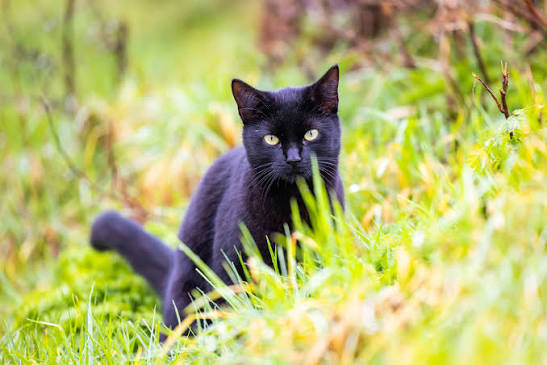
#> input picture practice_images/cats_3.jpg, 547 x 365 px, found by its file name
$ python contour_detection.py
#> lines starting #> are read from the running program, lines starting #| are printed output that depends on the picture; after the words box and inside, x2 and y2 are one past the last pixel; in counts of white or black regions, pixels touching at a corner belong together
import cv2 as cv

import numpy as np

img=cv.imread("D:\CV_practice\practice_images\cats_3.jpg")
#> img is the input picture: shape (365, 547, 3); mean B, G, R 111.5, 182.9, 180.8
blank=np.zeros(img.shape,dtype='uint8')
cv.imshow('blank',blank)

gray=cv.cvtColor(img,cv.COLOR_BGR2GRAY)
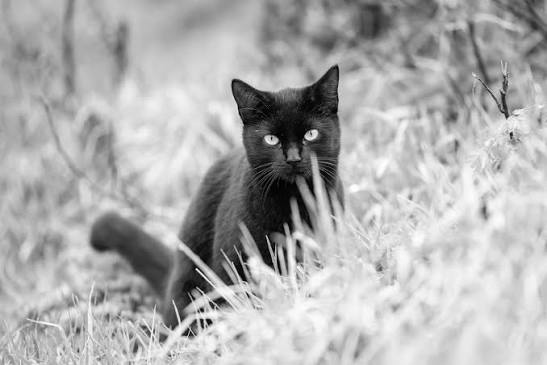
#> gray: shape (365, 547); min 0, max 255, mean 174.1
#cv.imshow('gray',gray)

blur=cv.GaussianBlur(gray,(5,5),cv.BORDER_DEFAULT)
cv.imshow('blur',blur)

canny=cv.Canny(img,125,200)
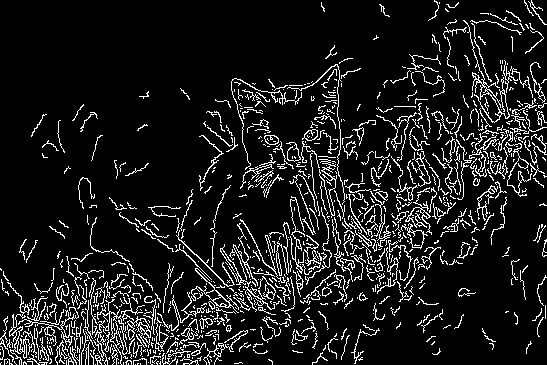
#> canny: shape (365, 547); 10.7% white in thin lines or dots
cv.imshow('edges',canny)

ret,thresh=cv.threshold(blur,125,240,cv.THRESH_BINARY) #Thresholding is basically converting the pixels to binary format i.e.,
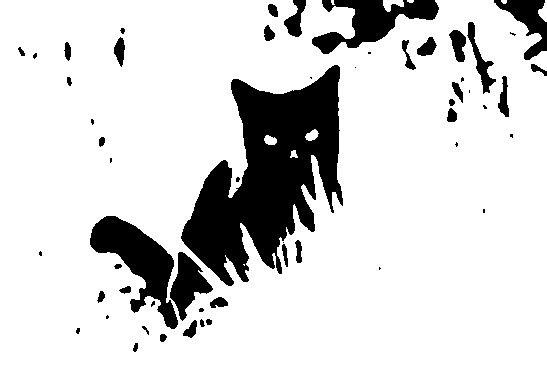
#> thresh: shape (365, 547); values 0 (black) and 240 (white), 84% white; 56 black regions (21 under 20 px)
#below thresh1=(black),above thresh2=(white)
#cv.imshow('thresholding',thresh)

contours,heirarchies=cv.findContours(canny,cv.RETR_LIST,cv.CHAIN_APPROX_SIMPLE)
#> contours = 1072 contours, 969 with area under 20; largest, box (x1, y1, x2, y2) and area: (157, 268, 239, 331) 297, (93, 299, 128, 365) 278, (127, 316, 151, 347) 238, (7, 282, 37, 365) 200, (463, 20, 510, 123) 179
print("contours = ",len(contours))
#| contours =  1072
blank_contours=cv.drawContours(blank,contours,-1,(255,0,0),1)
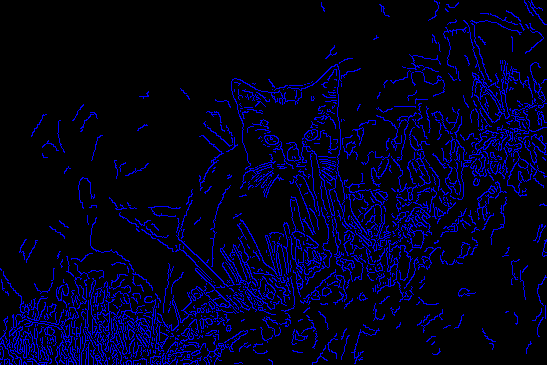
#> blank_contours: shape (365, 547, 3); mean of channels 0, 1, 2 27.4, 0, 0; drawn as B, G, R
cv.imshow('blank_contours',blank_contours)

cv.waitKey(0)

$ run again, with practice_images/cats_1.jpg copied over practice_images/cats_3.jpg
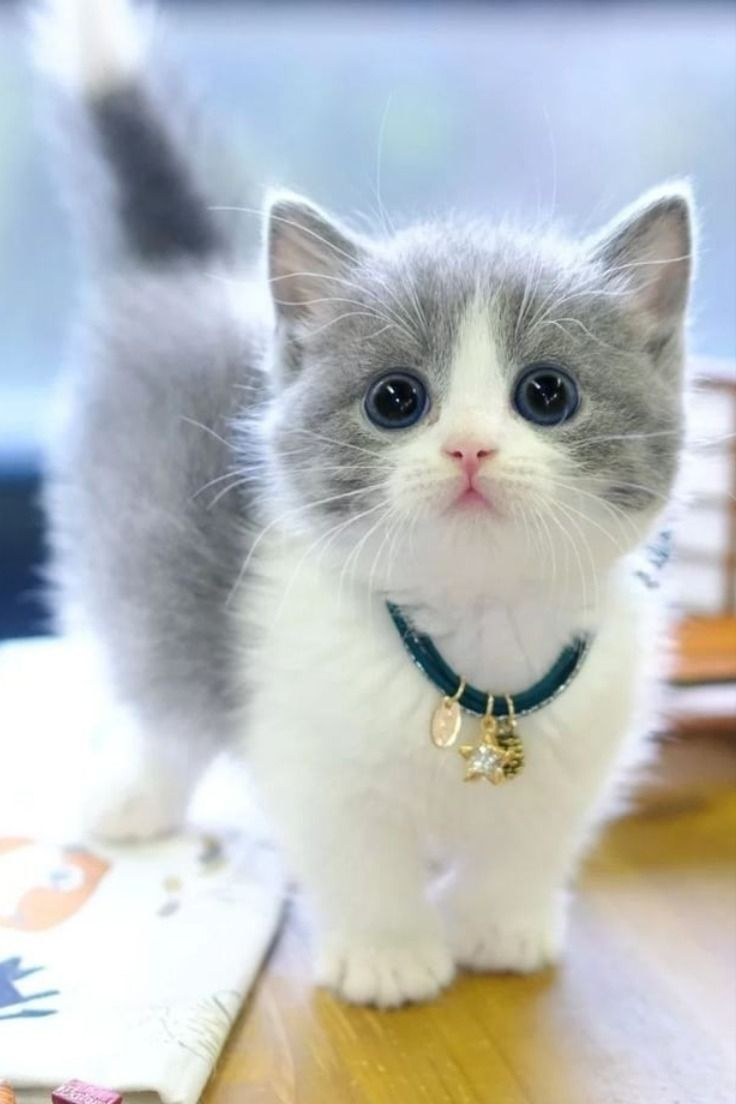
#> input picture practice_images/cats_1.jpg, 736 x 1104 px, found by its file name
#> img is the input picture: shape (1104, 736, 3); mean B, G, R 191.8, 190.6, 186.7
#> canny: shape (1104, 736); 1.1% white in thin lines or dots, all inside (x1, y1, x2, y2) = (0, 195, 736, 1104)
#> `ret,thresh=cv.threshold(blur,125,240,cv.THRESH_BINARY)`:
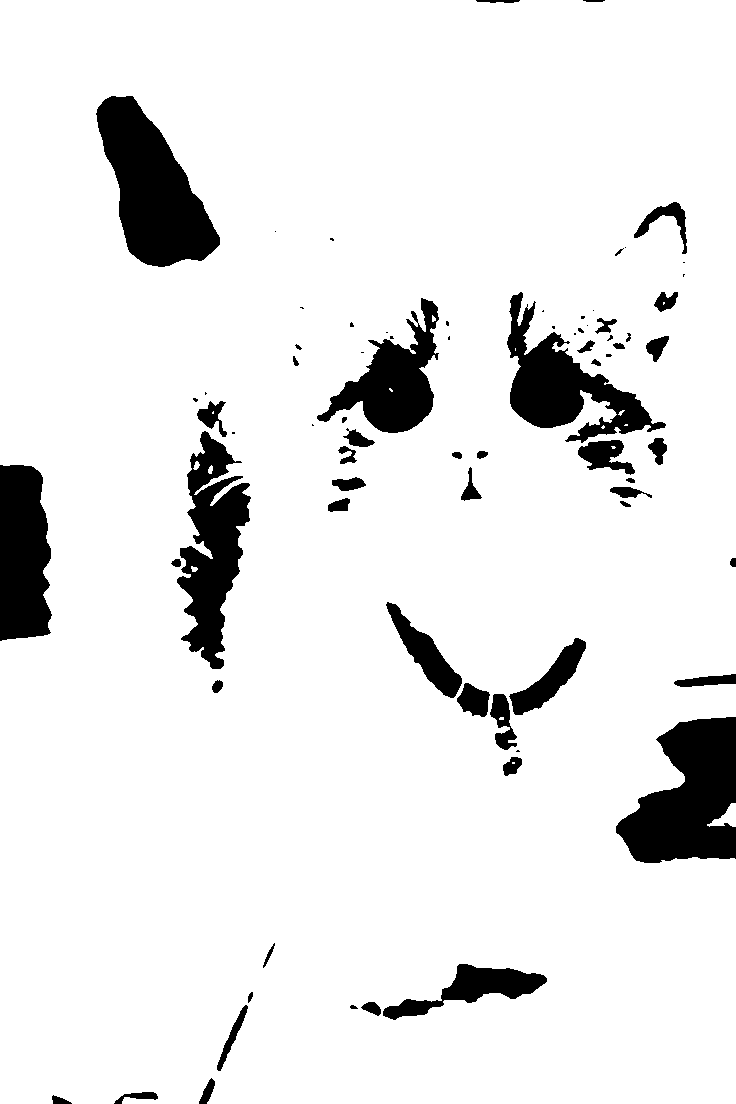
#> thresh: shape (1104, 736); values 0 (black) and 240 (white), 91% white; 77 black regions (25 under 20 px)
#> contours = 294 contours, 269 with area under 20; largest, box (x1, y1, x2, y2) and area: (509, 643, 590, 719) 122, (395, 608, 461, 701) 64, (588, 195, 683, 264) 55, (479, 745, 497, 754) 42, (495, 737, 523, 756) 40
#| contours =  294
#> `blank_contours=cv.drawContours(blank,contours,-1,(255,0,0),1)`:
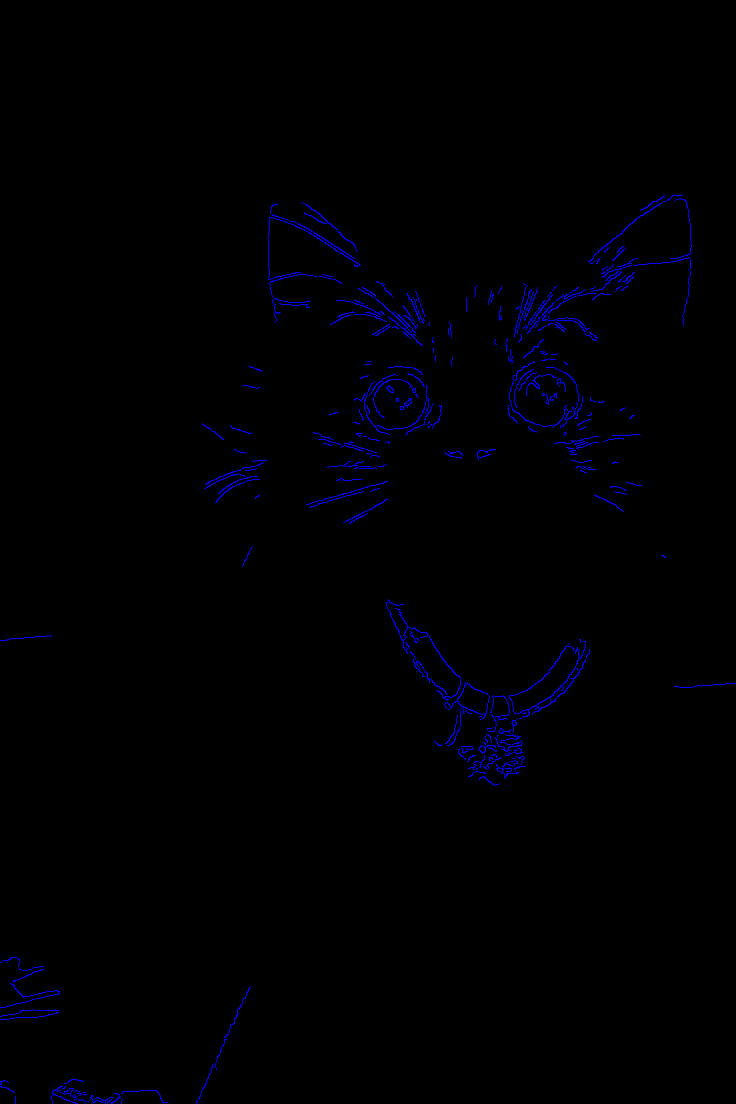
#> blank_contours: shape (1104, 736, 3); mean of channels 0, 1, 2 2.7, 0, 0; drawn as B, G, R

$ run again, with practice_images/cats_and_dogs.jpg copied over practice_images/cats_3.jpg
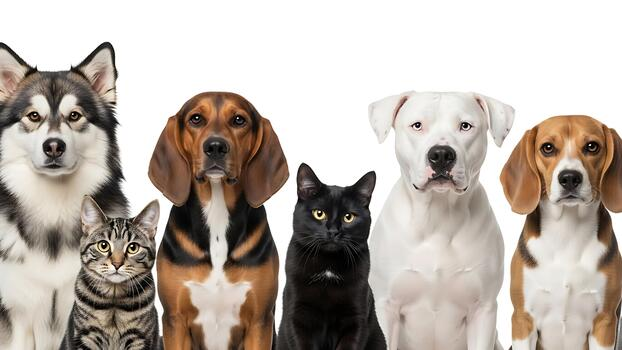
#> input picture practice_images/cats_and_dogs.jpg, 622 x 350 px, found by its file name
#> img is the input picture: shape (350, 622, 3); mean B, G, R 168.3, 176.5, 185.9
#> canny: shape (350, 622); 7.6% white in thin lines or dots, all inside (x1, y1, x2, y2) = (0, 41, 622, 350)
#> `ret,thresh=cv.threshold(blur,125,240,cv.THRESH_BINARY)`:
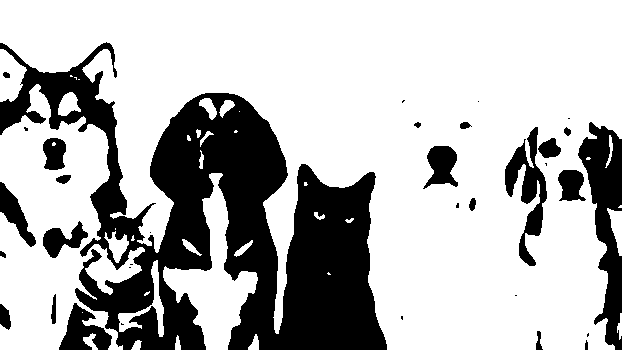
#> thresh: shape (350, 622); values 0 (black) and 240 (white), 72% white; 34 black regions (13 under 20 px)
#> contours = 714 contours, 643 with area under 20; largest, box (x1, y1, x2, y2) and area: (74, 194, 164, 349) 6858, (74, 199, 160, 312) 4894, (499, 115, 622, 344) 2512, (499, 125, 542, 215) 2372, (88, 252, 116, 282) 350
#| contours =  714
#> `blank_contours=cv.drawContours(blank,contours,-1,(255,0,0),1)`:
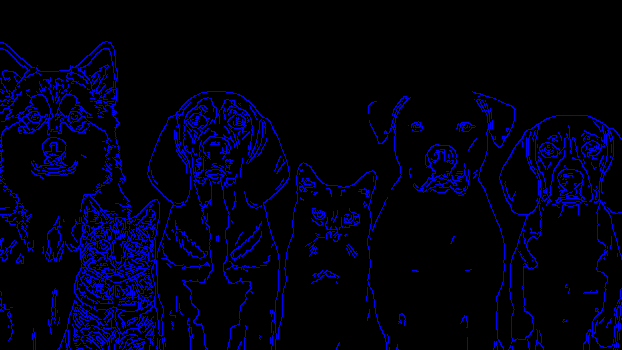
#> blank_contours: shape (350, 622, 3); mean of channels 0, 1, 2 19.5, 0, 0; drawn as B, G, R
